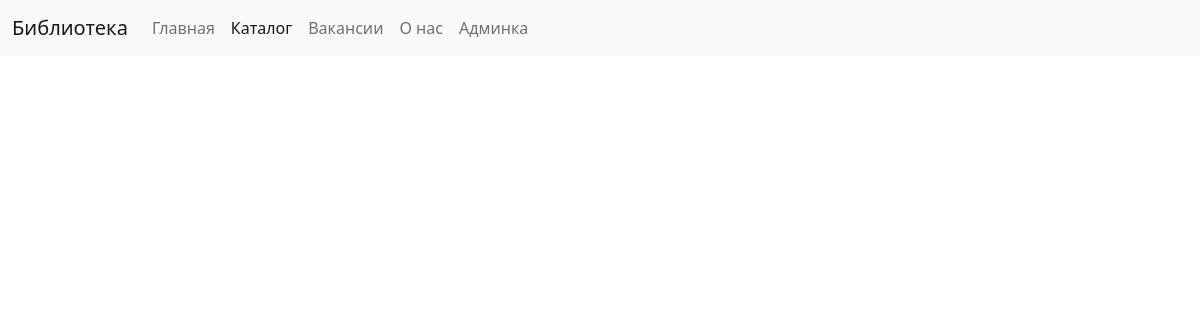
The app's page /task_3/apache/content/catalogue.php, older data.
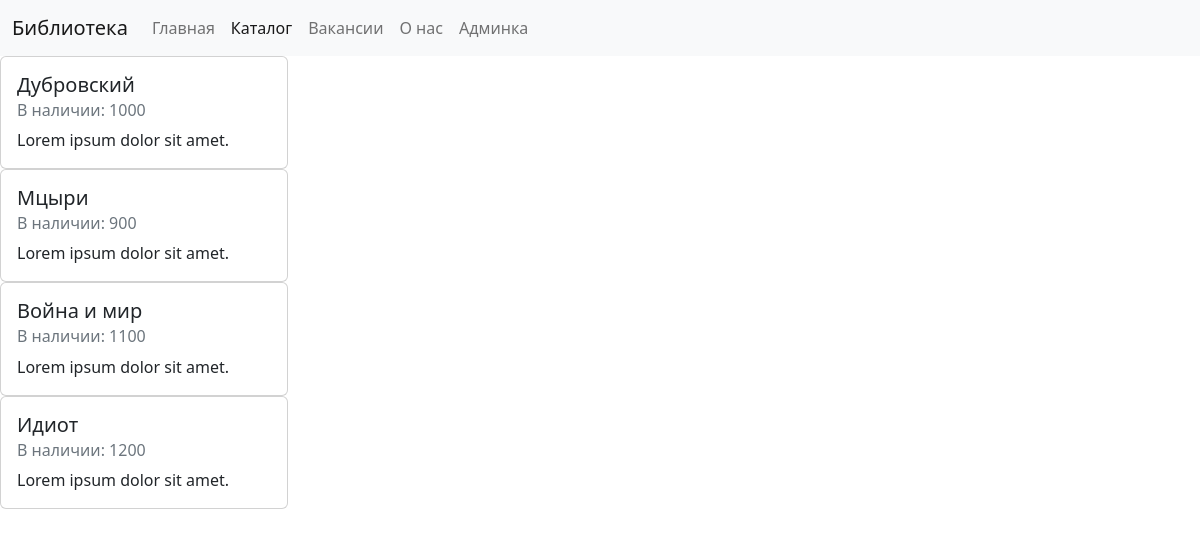
The same page, newer data.
### tables this page shows
CREATE TABLE `books` (
  `id` int NOT NULL,
  `name` varchar(256) NOT NULL,
  `amount` int NOT NULL
);

### task_3/apache/content/catalogue.php (the view, shortened to what this page needs)
<!DOCTYPE html>
<html lang="en">
<head>
    <link href="https://cdn.jsdelivr.net/npm/bootstrap@5.2.2/dist/css/bootstrap.min.css" rel="stylesheet" />
</head>
<body>
    <nav class="navbar navbar-expand-lg bg-light">
        <div class="container-fluid">
            <a class="navbar-brand" href="#">Библиотека</a>
            <div class="collapse navbar-collapse" id="navbarSupportedContent">
                <ul class="navbar-nav me-auto mb-2 mb-lg-0">
                    <li class="nav-item">
                        <a class="nav-link" href="index.html">Главная</a>
                    </li>
                    <li class="nav-item">
                        <a class="nav-link active" href="catalogue.php">Каталог</a>
                    </li>
                    <li class="nav-item">
                        <a class="nav-link" href="vacancy.php">Вакансии</a>
                    </li>
                    <li class="nav-item">
                        <a class="nav-link" href="about.html">О нас</a>
                    </li>
                    <li class="nav-item">
                        <a class="nav-link" href="/admin/admin.php">Админка</a>
                    </li>
                </ul>
            </div>
        </div>
    </nav>
    <?php
    $mysqli = new mysqli("db", "mysql", "123456", "app_db");
    $result = $mysqli->query("SELECT * FROM books");
    foreach ($result as $row) {
        echo "
        <div class='card' style='width: 18rem;'>
          <div class='card-body'>
            <h5 class='card-title'>{$row["name"]}</h5>
            <h6 class='card-subtitle mb-2 text-muted'>В наличии: {$row['amount']}</h6>
            <p class='card-text'>Lorem ipsum dolor sit amet.</p>
          </div>
        </div>
        ";
    }
    ?>
</body>
</html>

Row changes from the older to the newer data that the page shows:
added books: name "Дубровский", amount "1000"
added books: name "Мцыри", amount "900"
added books: name "Война и мир", amount "1100"
added books: name "Идиот", amount "1200"
